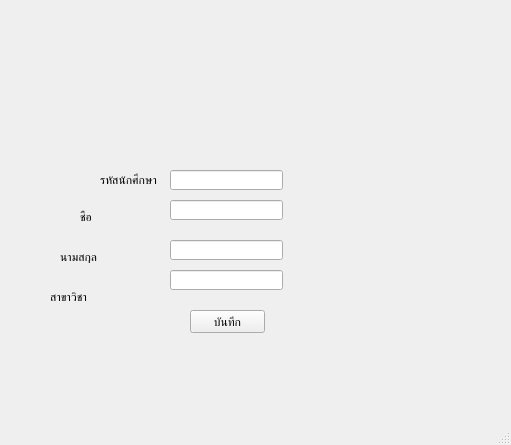
<?xml version="1.0" encoding="UTF-8"?>
<ui version="4.0">
 <class>MainWindow</class>
 <widget class="QMainWindow" name="MainWindow">
  <property name="geometry">
   <rect>
    <x>0</x>
    <y>0</y>
    <width>511</width>
    <height>445</height>
   </rect>
  </property>
  <property name="windowTitle">
   <string>MainWindow</string>
  </property>
  <widget class="QWidget" name="centralwidget">
   <widget class="QPushButton" name="pushButton">
    <property name="geometry">
     <rect>
      <x>190</x>
      <y>310</y>
      <width>75</width>
      <height>23</height>
     </rect>
    </property>
    <property name="text">
     <string>บันทึก</string>
    </property>
   </widget>
   <widget class="QLineEdit" name="lineEdit">
    <property name="geometry">
     <rect>
      <x>170</x>
      <y>170</y>
      <width>113</width>
      <height>20</height>
     </rect>
    </property>
   </widget>
   <widget class="QLabel" name="label">
    <property name="geometry">
     <rect>
      <x>100</x>
      <y>170</y>
      <width>61</width>
      <height>20</height>
     </rect>
    </property>
    <property name="text">
     <string>รหัสนักศึกษา</string>
    </property>
   </widget>
   <widget class="QLineEdit" name="lineEdit_2">
    <property name="geometry">
     <rect>
      <x>170</x>
      <y>200</y>
      <width>113</width>
      <height>20</height>
     </rect>
    </property>
   </widget>
   <widget class="QLineEdit" name="lineEdit_3">
    <property name="geometry">
     <rect>
      <x>170</x>
      <y>240</y>
      <width>113</width>
      <height>20</height>
     </rect>
    </property>
   </widget>
   <widget class="QLineEdit" name="lineEdit_4">
    <property name="geometry">
     <rect>
      <x>170</x>
      <y>270</y>
      <width>113</width>
      <height>20</height>
     </rect>
    </property>
   </widget>
   <widget class="QLabel" name="label_2">
    <property name="geometry">
     <rect>
      <x>80</x>
      <y>210</y>
      <width>47</width>
      <height>13</height>
     </rect>
    </property>
    <property name="text">
     <string>ชื่อ</string>
    </property>
   </widget>
   <widget class="QLabel" name="label_3">
    <property name="geometry">
     <rect>
      <x>60</x>
      <y>250</y>
      <width>47</width>
      <height>13</height>
     </rect>
    </property>
    <property name="text">
     <string>นามสกุล</string>
    </property>
   </widget>
   <widget class="QLabel" name="label_4">
    <property name="geometry">
     <rect>
      <x>50</x>
      <y>290</y>
      <width>47</width>
      <height>13</height>
     </rect>
    </property>
    <property name="text">
     <string>สาขาวิชา</string>
    </property>
   </widget>
  </widget>
  <widget class="QMenuBar" name="menubar">
   <property name="geometry">
    <rect>
     <x>0</x>
     <y>0</y>
     <width>511</width>
     <height>21</height>
    </rect>
   </property>
  </widget>
  <widget class="QStatusBar" name="statusbar"/>
 </widget>
 <resources/>
 <connections/>
</ui>
